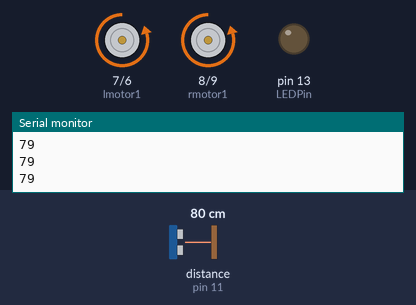
The sketch below on a simulated Arduino Uno, built with avr-gcc and run on an emulated ATmega328P. Shown: motor-driver pin pairs drawn as motors (green arrow = first pin HIGH = forward, orange = second pin HIGH = backward, longer = more drive, scaled by the enable pin), output pins drawn as LEDs (lit = HIGH), the last lines printed to the serial monitor. Wiring (inferred from the names in the program): ultrasonic range finder: trigger pin 12; echo pin 11. The test bench sets the inputs (shaded band); at power-on: distance to the obstacle (sensor on pin 11) 80 cm. The echo pulse lasts 58.3 µs per cm; pins used as bus, display or sensor lines are not drawn.

Above: at 1.2 s.
1.3 s: distance to the obstacle (sensor on pin 11) set to 56 cm
2.8 s: distance to the obstacle (sensor on pin 11) set to 46 cm
At 3.2 s:
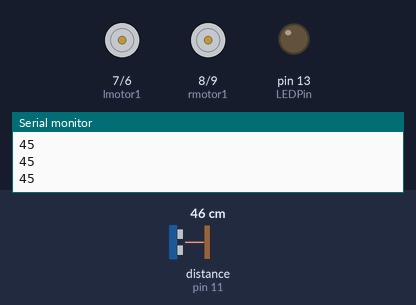
4.3 s: distance to the obstacle (sensor on pin 11) set to 13 cm
5.8 s: distance to the obstacle (sensor on pin 11) set to 9 cm
At 6.1 s:
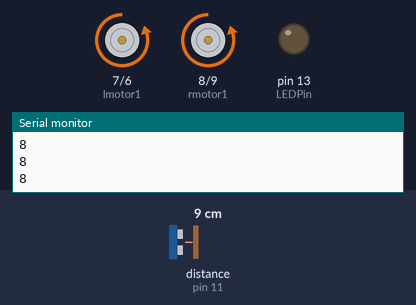
7.3 s: distance to the obstacle (sensor on pin 11) set to 18 cm
At 7.8 s:
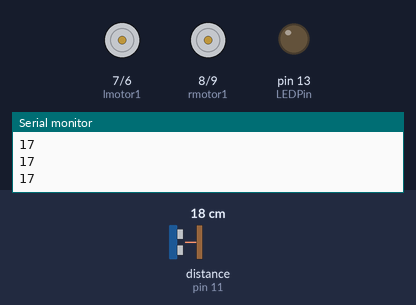
Timing chart, 0 to 9.8 s (numbered marks = the images above; inputs shaded):
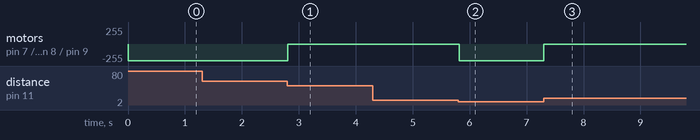

Measured:
- the behaviour switches between 51 and 50 cm on distance to the obstacle (sensor on pin 11) (found by bisection; images 0 and 1)
- the behaviour switches between 12 and 11 cm on distance to the obstacle (sensor on pin 11) (found by bisection; images 1 and 2)
- after the input at 2.8 s, motor on pin 7 (lmotor1) / pin 6 (lmotor2), motor on pin 8 (rmotor1) / pin 9 (rmotor2): backward 250/255 → stopped at once
- after the input at 5.8 s, motor on pin 7 (lmotor1) / pin 6 (lmotor2), motor on pin 8 (rmotor1) / pin 9 (rmotor2): stopped → backward 250/255 at once
- after the input at 7.3 s, motor on pin 7 (lmotor1) / pin 6 (lmotor2), motor on pin 8 (rmotor1) / pin 9 (rmotor2): backward 250/255 → stopped at once

The sketch:

complianceTesting.ino
```cpp
#define echoPin 11 // Echo Pin
#define trigPin 12 // Trigger Pin
#define LEDPin 13 // Onboard LED

int maximumRange = 200; // Maximum range needed
int minimumRange = 0; // Minimum range needed
long duration, distance; // Duration used to calculate distance

int rspeed = 10;
int rmotor1 = 8;//
int rmotor2 = 9;

// motor two
int lspeed = 5;
int lmotor1 = 7;
int lmotor2 = 6;

void forward()
{
  digitalWrite(rmotor1, LOW);
  digitalWrite(rmotor2, HIGH);
  analogWrite(rspeed, 250);
  digitalWrite(lmotor1, LOW);
  digitalWrite(lmotor2, HIGH);
  analogWrite(lspeed, 250);

}

void stop()
{
  digitalWrite(rmotor1, LOW);
  digitalWrite(rmotor2, LOW);
  digitalWrite(lmotor1, LOW) ;
  digitalWrite(lmotor2, LOW);
}

void setup() {
  Serial.begin (9600);
  pinMode(trigPin, OUTPUT);
  pinMode(echoPin, INPUT);
  pinMode(LEDPin, OUTPUT); // Use LED indicator (if required)
  pinMode(rmotor1, OUTPUT);
  pinMode(rmotor2, OUTPUT);
  pinMode(rspeed, OUTPUT);
  pinMode(lmotor1, OUTPUT);
  pinMode(lmotor2, OUTPUT);
  pinMode(lspeed, OUTPUT);

}

void loop() {
  /* The following trigPin/echoPin cycle is used to determine the
    distance of the nearest object by bouncing soundwaves off of it. */
  digitalWrite(trigPin, LOW);
  delayMicroseconds(2);

  digitalWrite(trigPin, HIGH);
  delayMicroseconds(10);

  digitalWrite(trigPin, LOW);
  duration = pulseIn(echoPin, HIGH);

  //Calculate the distance (in cm) based on the speed of sound.
  distance = duration / 58.2;

  Serial.println(distance);

  if(distance < 50 && distance > 10) {

    stop();
  }else{
    forward();
  }
//Delay 50ms before next reading.
  delay(20);
}
```
